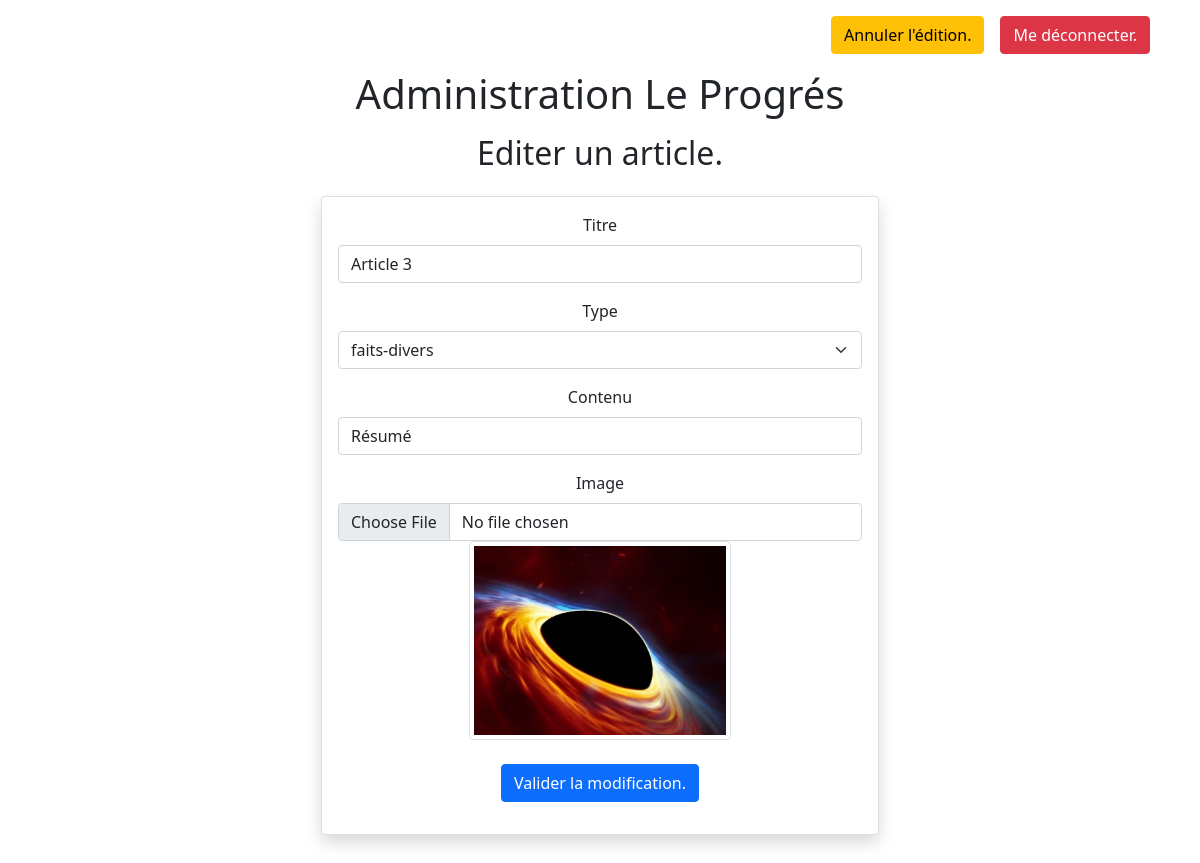
The page /edit-article.php?id=3 (signed in) on the database its author committed.
### tables this page shows
CREATE TABLE IF NOT EXISTS `article` (
  `id` int(11) NOT NULL AUTO_INCREMENT,
  `titre` varchar(250) NOT NULL,
  `type` varchar(250) NOT NULL,
  `contenu` text NOT NULL,
  `image` varchar(250) DEFAULT NULL,
  `id_admin` int(11) NOT NULL,
  PRIMARY KEY (`id`),
  KEY `id_admin` (`id_admin`)
);

### function/article-function.php (called while the page is built, shortened)
<?php
    function getOneArticles($bdd, $id){
        $query = $bdd->prepare('SELECT * FROM article WHERE id = :id');
        $query->execute(['id' => $id]);
        $resultat = $query->fetch();
        return $resultat;
    }
?>

### edit-article.php (the view, shortened to what this page needs)
<?php
    $bdd= bddConnect();
    $idArticle = $_GET["id"];
    require 'function/article-function.php';
    $article= getOneArticles($bdd, $idArticle);
    $types=[
        'politique',
        'sport',
        'faits-divers',
        'autres'
    ];
?>
<html>
    <head>
        <link rel="stylesheet" href="css/style.css" />
        <link href="https://cdn.jsdelivr.net/npm/bootstrap@5.1.3/dist/css/bootstrap.min.css" rel="stylesheet">
    </head>
    <body>
        <div class="container text-center">
            <div class="d-flex justify-content-end">
                <a class="btn btn-warning mt-3 mx-2" href="admin.php">Annuler l'édition.</a>
                <a class="btn btn-danger mt-3 mx-2" href="logout.php">Me déconnecter.</a>
            </div>
            <h1 class="my-3">Administration Le Progrés</h1>
                <h2 class="my-2">Editer un article.</h2>
                    <div class="my-4 container card w-50 shadow p-3 mb-5 bg-body rounded">
                        <form enctype="multipart/form-data" method="post" action="edit-article.php?id=<?php echo($article["id"]);?>">
                            <div class="mb-3">
                                <label for="titre" class="form-label">Titre</label>
                                <input value="<?php echo($article["titre"]);?>" type="text" name="titre" class="form-control" id="titre" placeholder="titre">
                            </div>
                            <div class="mb-3">
                                <label for="type" class="form-label">Type</label>
                                <select class="form-select" name="type" id="type">
                                    <?php
                                        foreach($types as $type) {
                                            if($type == $article["type"]) {
                                                echo('<option selected value="'.$type.'">'.$type.'</option>');
                                            } else {
                                                echo('<option value="'.$type.'">'.$type.'</option>');
                                            }
                                        }
                                    ?>
                                </select>
                            </div>
                            <div class="mb-3">
                                <label for="contenu" class="form-label">Contenu</label>
                                <input value="<?php echo($article["contenu"]);?>" type="text" name="contenu" class="form-control" id="contenu" placeholder="contenu">
                            </div>
                            <div class="mb-3">
                                <label for="image" class="form-label">Image</label>
                                <input type="file" name="image" class="form-control" id="image">
                                <img class="img-thumbnail w-50" src="uploads/<?php echo($article["image"]);?>" alt="">
                            </div>
                            <button type="submit" class="btn btn-primary mt-2">Valider la modification.</button>
                        </form>
                    </div>
        </div>
    </body>
</html>

### rows shown on the page
article: titre "Article 3", type "faits-divers", contenu "Résumé", image (picture)
